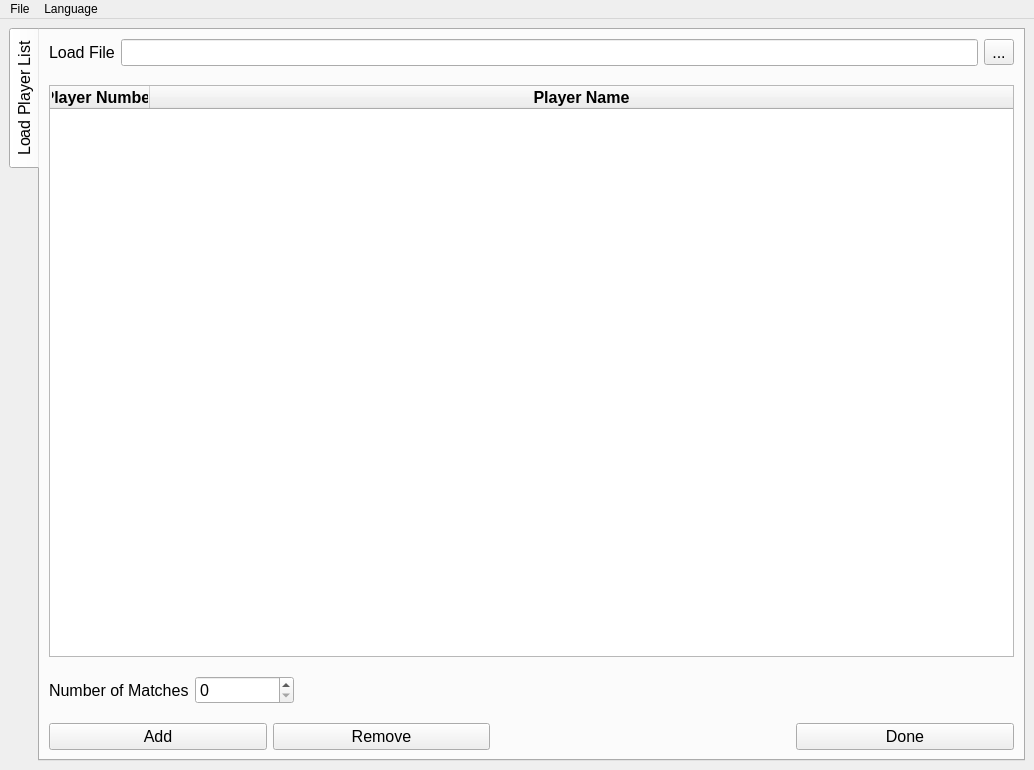
<?xml version="1.0" encoding="UTF-8"?>
<ui version="4.0">
 <class>MainWindow</class>
 <widget class="QMainWindow" name="MainWindow">
  <property name="geometry">
   <rect>
    <x>0</x>
    <y>0</y>
    <width>1034</width>
    <height>770</height>
   </rect>
  </property>
  <property name="windowTitle">
   <string>TournamentTracker360</string>
  </property>
  <widget class="QWidget" name="centralwidget">
   <layout class="QVBoxLayout" name="verticalLayout">
    <item>
     <widget class="QTabWidget" name="tabWidget">
      <property name="font">
       <font>
        <pointsize>12</pointsize>
       </font>
      </property>
      <property name="tabPosition">
       <enum>QTabWidget::West</enum>
      </property>
      <property name="currentIndex">
       <number>0</number>
      </property>
      <widget class="QWidget" name="playerList">
       <attribute name="title">
        <string>Load Player List</string>
       </attribute>
       <layout class="QVBoxLayout" name="verticalLayout_3">
        <item>
         <layout class="QVBoxLayout" name="verticalLayout_2">
          <item>
           <layout class="QHBoxLayout" name="horizontalLayout_2">
            <item>
             <widget class="QLabel" name="label_2">
              <property name="text">
               <string>Load File</string>
              </property>
             </widget>
            </item>
            <item>
             <widget class="QLineEdit" name="lineEdit"/>
            </item>
            <item>
             <widget class="QToolButton" name="fileToolButton">
              <property name="text">
               <string>...</string>
              </property>
             </widget>
            </item>
           </layout>
          </item>
          <item>
           <spacer name="verticalSpacer_3">
            <property name="orientation">
             <enum>Qt::Vertical</enum>
            </property>
            <property name="sizeType">
             <enum>QSizePolicy::Minimum</enum>
            </property>
            <property name="sizeHint" stdset="0">
             <size>
              <width>20</width>
              <height>13</height>
             </size>
            </property>
           </spacer>
          </item>
          <item>
           <widget class="QTableWidget" name="tableWidget">
            <property name="font">
             <font>
              <pointsize>12</pointsize>
             </font>
            </property>
            <property name="layoutDirection">
             <enum>Qt::LeftToRight</enum>
            </property>
            <property name="sizeAdjustPolicy">
             <enum>QAbstractScrollArea::AdjustToContents</enum>
            </property>
            <property name="dragDropMode">
             <enum>QAbstractItemView::DragDrop</enum>
            </property>
            <property name="defaultDropAction">
             <enum>Qt::CopyAction</enum>
            </property>
            <property name="selectionMode">
             <enum>QAbstractItemView::ContiguousSelection</enum>
            </property>
            <property name="selectionBehavior">
             <enum>QAbstractItemView::SelectRows</enum>
            </property>
            <property name="showGrid">
             <bool>true</bool>
            </property>
            <property name="sortingEnabled">
             <bool>false</bool>
            </property>
            <attribute name="horizontalHeaderCascadingSectionResizes">
             <bool>true</bool>
            </attribute>
            <attribute name="horizontalHeaderStretchLastSection">
             <bool>true</bool>
            </attribute>
            <attribute name="verticalHeaderVisible">
             <bool>false</bool>
            </attribute>
            <column>
             <property name="text">
              <string>Player Number</string>
             </property>
             <property name="font">
              <font>
               <pointsize>12</pointsize>
               <bold>true</bold>
              </font>
             </property>
            </column>
            <column>
             <property name="text">
              <string>Player Name</string>
             </property>
             <property name="font">
              <font>
               <pointsize>12</pointsize>
               <bold>true</bold>
              </font>
             </property>
            </column>
           </widget>
          </item>
          <item>
           <spacer name="verticalSpacer">
            <property name="orientation">
             <enum>Qt::Vertical</enum>
            </property>
            <property name="sizeType">
             <enum>QSizePolicy::Minimum</enum>
            </property>
            <property name="sizeHint" stdset="0">
             <size>
              <width>20</width>
              <height>13</height>
             </size>
            </property>
           </spacer>
          </item>
          <item>
           <layout class="QHBoxLayout" name="horizontalLayout_3">
            <item>
             <widget class="QLabel" name="label">
              <property name="font">
               <font>
                <pointsize>12</pointsize>
               </font>
              </property>
              <property name="text">
               <string>Number of Matches</string>
              </property>
             </widget>
            </item>
            <item>
             <widget class="QSpinBox" name="spinBox">
              <property name="sizePolicy">
               <sizepolicy hsizetype="MinimumExpanding" vsizetype="Fixed">
                <horstretch>0</horstretch>
                <verstretch>0</verstretch>
               </sizepolicy>
              </property>
             </widget>
            </item>
            <item>
             <spacer name="horizontalSpacer_2">
              <property name="sizePolicy">
               <sizepolicy hsizetype="Expanding" vsizetype="Minimum">
                <horstretch>0</horstretch>
                <verstretch>0</verstretch>
               </sizepolicy>
              </property>
              <property name="orientation">
               <enum>Qt::Horizontal</enum>
              </property>
              <property name="sizeType">
               <enum>QSizePolicy::Expanding</enum>
              </property>
              <property name="sizeHint" stdset="0">
               <size>
                <width>720</width>
                <height>20</height>
               </size>
              </property>
             </spacer>
            </item>
           </layout>
          </item>
          <item>
           <spacer name="verticalSpacer_2">
            <property name="orientation">
             <enum>Qt::Vertical</enum>
            </property>
            <property name="sizeType">
             <enum>QSizePolicy::Minimum</enum>
            </property>
            <property name="sizeHint" stdset="0">
             <size>
              <width>20</width>
              <height>13</height>
             </size>
            </property>
           </spacer>
          </item>
          <item>
           <layout class="QHBoxLayout" name="horizontalLayout">
            <property name="sizeConstraint">
             <enum>QLayout::SetDefaultConstraint</enum>
            </property>
            <item>
             <widget class="QPushButton" name="addButton">
              <property name="sizePolicy">
               <sizepolicy hsizetype="Preferred" vsizetype="Fixed">
                <horstretch>0</horstretch>
                <verstretch>0</verstretch>
               </sizepolicy>
              </property>
              <property name="text">
               <string>Add</string>
              </property>
             </widget>
            </item>
            <item>
             <widget class="QPushButton" name="removeButton">
              <property name="sizePolicy">
               <sizepolicy hsizetype="Preferred" vsizetype="Fixed">
                <horstretch>0</horstretch>
                <verstretch>0</verstretch>
               </sizepolicy>
              </property>
              <property name="text">
               <string>Remove</string>
              </property>
             </widget>
            </item>
            <item>
             <spacer name="horizontalSpacer">
              <property name="sizePolicy">
               <sizepolicy hsizetype="Minimum" vsizetype="Minimum">
                <horstretch>0</horstretch>
                <verstretch>0</verstretch>
               </sizepolicy>
              </property>
              <property name="orientation">
               <enum>Qt::Horizontal</enum>
              </property>
              <property name="sizeType">
               <enum>QSizePolicy::Minimum</enum>
              </property>
              <property name="sizeHint" stdset="0">
               <size>
                <width>300</width>
                <height>20</height>
               </size>
              </property>
             </spacer>
            </item>
            <item>
             <widget class="QPushButton" name="doneButton">
              <property name="sizePolicy">
               <sizepolicy hsizetype="Preferred" vsizetype="Fixed">
                <horstretch>0</horstretch>
                <verstretch>0</verstretch>
               </sizepolicy>
              </property>
              <property name="text">
               <string>Done</string>
              </property>
             </widget>
            </item>
           </layout>
          </item>
         </layout>
        </item>
       </layout>
      </widget>
     </widget>
    </item>
   </layout>
  </widget>
  <widget class="QMenuBar" name="menuBar">
   <property name="geometry">
    <rect>
     <x>0</x>
     <y>0</y>
     <width>1034</width>
     <height>21</height>
    </rect>
   </property>
   <widget class="QMenu" name="menuFile">
    <property name="title">
     <string>File</string>
    </property>
    <addaction name="actionLoad"/>
    <addaction name="actionSave_Player_List"/>
    <addaction name="actionSave_Schedule"/>
    <addaction name="actionSave_Points_Table"/>
   </widget>
   <widget class="QMenu" name="menuLanguage">
    <property name="title">
     <string>Language</string>
    </property>
    <addaction name="actionEnglish"/>
    <addaction name="actionDeutsch"/>
   </widget>
   <addaction name="menuFile"/>
   <addaction name="menuLanguage"/>
  </widget>
  <action name="actionSave_Player_List">
   <property name="icon">
    <iconset resource="Images.qrc">
     <normaloff>:/assets/save.png</normaloff>:/assets/save.png</iconset>
   </property>
   <property name="text">
    <string>Save Player List</string>
   </property>
  </action>
  <action name="actionSave_Schedule">
   <property name="icon">
    <iconset resource="Images.qrc">
     <normaloff>:/assets/save.png</normaloff>:/assets/save.png</iconset>
   </property>
   <property name="text">
    <string>Save Schedule</string>
   </property>
  </action>
  <action name="actionSave_Points_Table">
   <property name="icon">
    <iconset resource="Images.qrc">
     <normaloff>:/assets/save.png</normaloff>:/assets/save.png</iconset>
   </property>
   <property name="text">
    <string>Save Points Table</string>
   </property>
  </action>
  <action name="actionLoad">
   <property name="icon">
    <iconset resource="Images.qrc">
     <normaloff>:/assets/load.png</normaloff>:/assets/load.png</iconset>
   </property>
   <property name="text">
    <string>Load</string>
   </property>
  </action>
  <action name="actionEnglish">
   <property name="icon">
    <iconset resource="Images.qrc">
     <normaloff>:/assets/english.png</normaloff>:/assets/english.png</iconset>
   </property>
   <property name="text">
    <string>English</string>
   </property>
  </action>
  <action name="actionDeutsch">
   <property name="icon">
    <iconset resource="Images.qrc">
     <normaloff>:/assets/germany.png</normaloff>:/assets/germany.png</iconset>
   </property>
   <property name="text">
    <string>Deutsch</string>
   </property>
  </action>
 </widget>
 <resources>
  <include location="Images.qrc"/>
 </resources>
 <connections/>
</ui>
